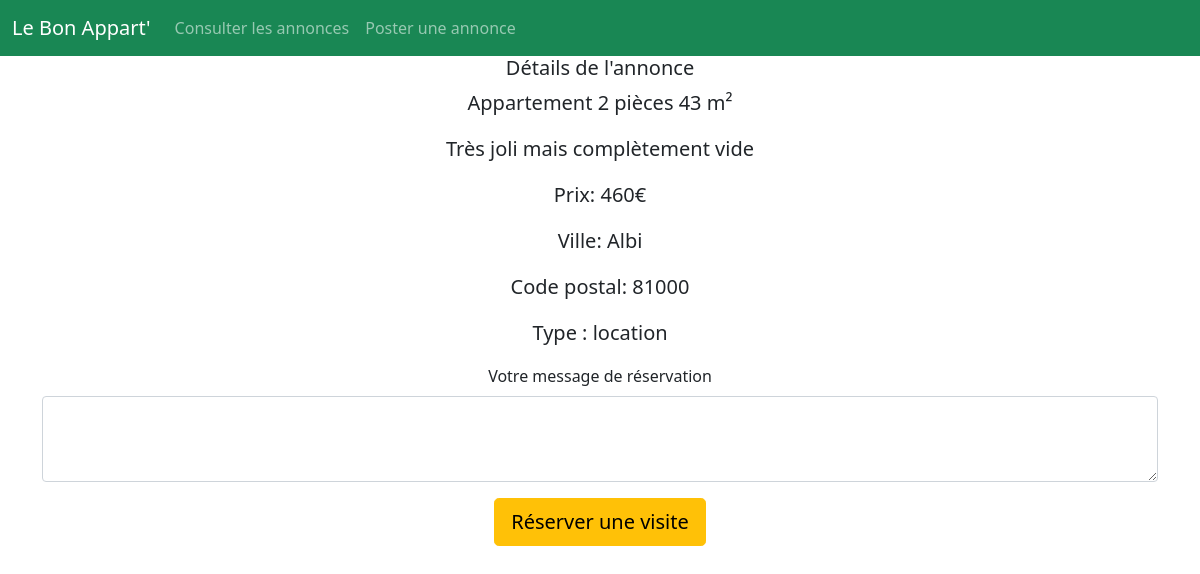
The app's page /fiche-annonce.php?id=19 with its own data.
### tables this page shows
CREATE TABLE `advert` (
  `id` int(3) NOT NULL,
  `title` varchar(255) NOT NULL,
  `description` varchar(500) NOT NULL,
  `postal_code` varchar(255) NOT NULL,
  `city` varchar(255) NOT NULL,
  `type` enum('location','vente','','') NOT NULL,
  `price` varchar(255) NOT NULL,
  `reservation_message` varchar(255) NOT NULL
);

### inc/init.php (called while the page is built, shortened)
<?php
$content = '';

### fiche-annonce.php (the view, shortened to what this page needs)
<?php require_once './inc/init.php';
if (isset($_GET['id'])) {
    $data = $pdo->query("SELECT * FROM advert WHERE id = '$_GET[id]'");
}
$detail = $data->fetch(PDO::FETCH_ASSOC);
$content .= '<div class="container text-center">';
$content .= "<p class=\"lead\">" . $detail['title'] . "</p>";
$content .= "<p class=\"lead\">" . $detail['description'] . "</p>";
$content .= "<p class=\"lead\">Prix: " . $detail['price'] . "€" . "</p>";
$content .= "<p class=\"lead\">Ville: " . $detail['city'] . "</p>";
$content .= "<p class=\"lead\">Code postal: " . $detail['postal_code'] . "</p>";
$content .= "<p class=\"lead\">Type : " . $detail['type'] . "</p>";
$content .= "<form action=\"\" method=\"POST\">";
$content .= "<div class=\"mb-3\">
<label for=\"message\" class=\"form-label\">Votre message de réservation</label>
<textarea class=\"form-control\" id=\"textarea\" rows=\"3\"></textarea>
</div>";
$content .= "<input type=submit value=\"Réserver une visite\" class=\"btn btn-lg btn-warning mb-5\" name=\"reserver_bien\">";
$content .= "</form>";
?>
<?php require_once './inc/header.inc.php'; ?>
<h5 class="text-center">Détails de l'annonce</h5>
<?= $content; ?>
<?php require_once './inc/footer.inc.php'; ?>

### records on screen
advert: title "Appartement 2 pièces 43 m²", description "Très joli mais complètement vide", price "460", city "Albi", postal_code "81000", type "location"
